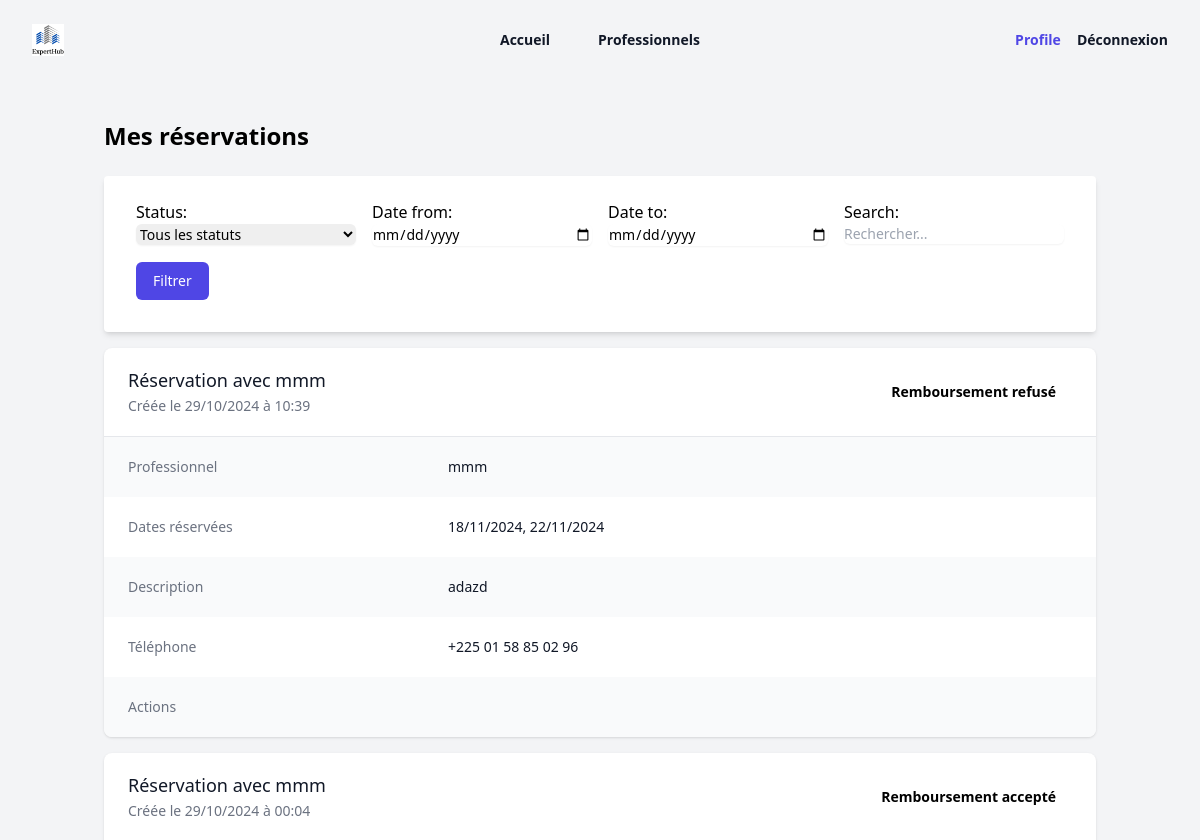
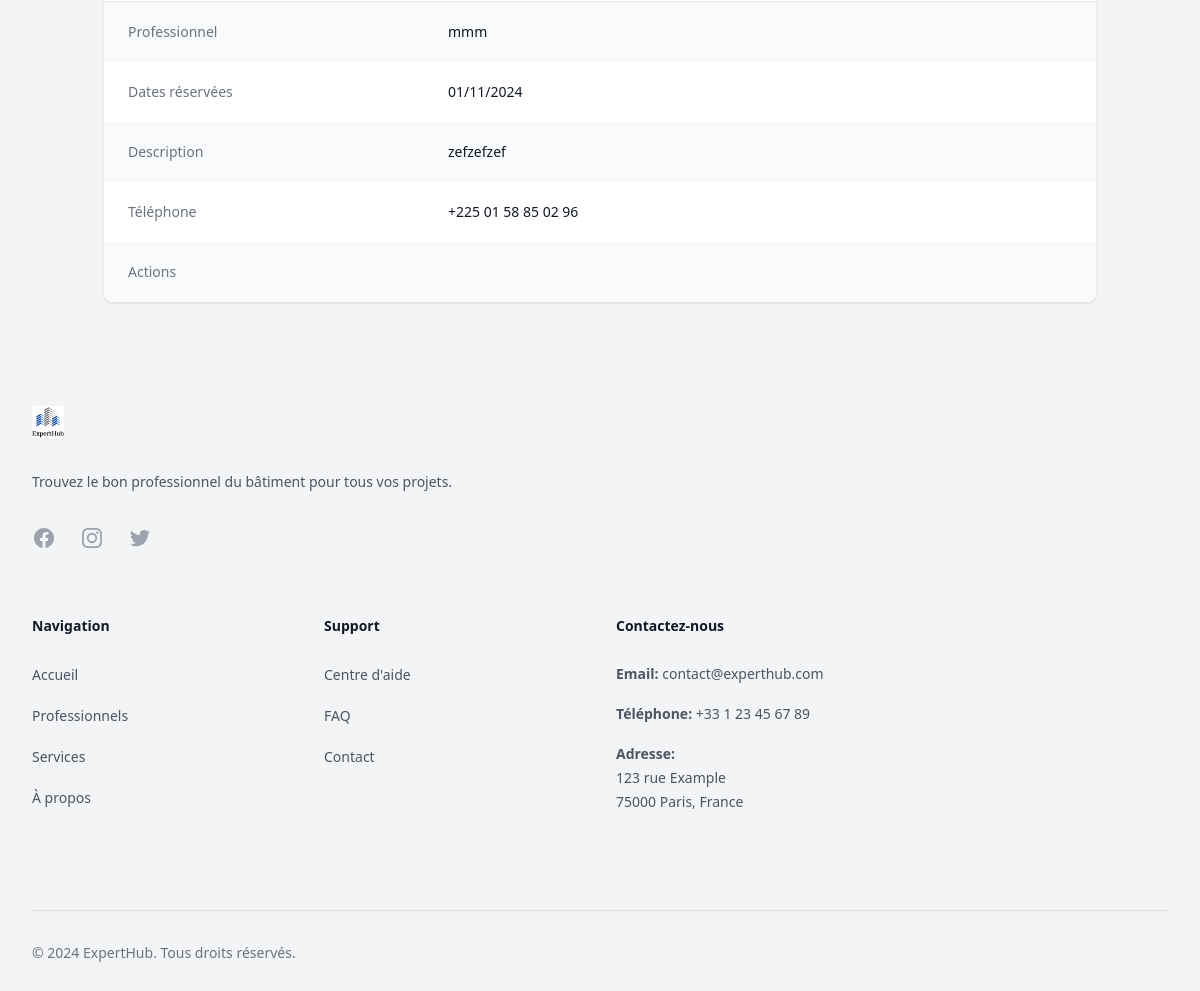
/reservation/mes-reservations/ (signed in), run on the app's committed database (2 pictures, top to bottom).
### reservations/models.py (models this page shows, shortened)
class Reservation(models.Model):
    objects = ReservationManager()
    professionnel = models.ForeignKey(
        Professionnel,
        on_delete=models.CASCADE,
        related_name="reservations"
    )
    client = models.ForeignKey(
        settings.AUTH_USER_MODEL,
        on_delete=models.CASCADE
    )
    description = models.TextField(
        verbose_name="Description de la demande",
        help_text="Décrivez le travail que vous souhaitez faire réaliser"
    )
    phone = models.CharField(
        max_length=20,
        verbose_name="Numéro de téléphone"
    )
    selected_dates = models.JSONField(
        verbose_name="Dates sélectionnées",
        help_text="Les dates de réservation sélectionnées"
    )
    created_at = models.DateTimeField(
        auto_now_add=True,
        verbose_name="Date de création"
    )
    status = models.CharField(
        max_length=20,
        choices=ReservationStatus.choices,
        default=ReservationStatus.PENDING,
        verbose_name="Statut"
    )
    last_status_change = models.DateTimeField(
        auto_now_add=True,
        verbose_name="Dernière modification du statut"
    )
    cancelled_at = models.DateTimeField(null=True, blank=True)
    total_price = models.DecimalField(
        max_digits=10,
        decimal_places=2,
        verbose_name="Prix total",
        help_text="Prix total basé sur le nombre de jours × tarif journalier",
        editable=False
    )
    class Meta:
        ordering = ['-created_at']
        constraints = [
            models.UniqueConstraint(
                fields=["professionnel", "client", "created_at"],
                name="unique_reservation"
            )
        ]

### professionnels/models.py (models this page shows, shortened)
class Professionnel(models.Model):
    full_name = models.CharField(max_length=255, verbose_name="Nom complet")
    profile_photo = models.ImageField(
        upload_to="photos/", null=True, blank=True, verbose_name="Photo de profil"
    )
    email = models.EmailField(unique=True, verbose_name="Email", db_index=True)
    phone = models.CharField(max_length=20, verbose_name="Téléphone", db_index=True)
    CITY_CHOICES = [
        ("Abidjan", "Abidjan"),
        ("Yamoussoukro", "Yamoussoukro"),
    ]
    city = models.CharField(max_length=100, choices=CITY_CHOICES, verbose_name="Ville")
    COMMUNE_CHOICES = [
        ("Abobo", "Abobo"),
        ("Adjamé", "Adjamé"),
    ]
    commune = models.CharField(
        max_length=100, choices=COMMUNE_CHOICES, verbose_name="Commune"
    )
    presentation_video = models.FileField(
        upload_to="videos/", null=True, blank=True, verbose_name="Vidéo de présentation"
    )
    SPECIALIZATIONS = [
        ("Gros Oeuvre", "Gros Oeuvre"),
        ("Second Oeuvre", "Second Oeuvre"),
    ]
    specialization = models.CharField(
        max_length=255, choices=SPECIALIZATIONS, verbose_name="Spécialisation"
    )
    class SkillLevel(models.TextChoices):
        DEBUTANT = "Débutant", "Débutant"
        INTERMEDIAIRE = "Intermédiaire", "Intermédiaire"
        EXPERT = "Expert", "Expert"
    skill_level = models.CharField(
        max_length=50,
        choices=SkillLevel.choices,
        verbose_name="Niveau de compétence",
    )
    certifications = models.TextField(verbose_name="Certifications", blank=True)
    years_of_experience = models.PositiveIntegerField(
        help_text="Nombre d'années d'expérience", verbose_name="Années d'expérience"
    )
    daily_rate = models.DecimalField(
        max_digits=10, decimal_places=2, verbose_name="Tarif journalier"
    )
    availability = models.CharField(
        max_length=255,
        help_text="Exemple : Lundi,Mardi,Mercredi",
        verbose_name="Disponibilité",
    )
    class Meta:
        constraints = [
            models.UniqueConstraint(fields=["email"], name="unique_email"),
        ]

### reservations/views.py (the view, shortened to what this page needs)
# urls.py: path('mes-reservations/', views.reservation_list, name='reservation_list'),
@login_required
def reservation_list(request):
    logger.debug("Starting reservation_list view")
    logger.debug(f"GET parameters: {request.GET}")
    filter_form = ReservationFilterForm(request.GET or None)
    logger.debug(f"Filter form is bound: {filter_form.is_bound}")
    reservations = ReservationService.get_filtered_reservations(
        user=request.user,
        filter_form=filter_form
    )
    logger.debug(f"Number of reservations before pagination: {reservations.count()}")
    page_obj = ReservationService.paginate_reservations(
        reservations=reservations,
        page_number=request.GET.get('page')
    )
    context = {
        'filter_form': filter_form,
        'page_obj': page_obj,
        'has_filters': filter_form.is_bound and any(filter_form.cleaned_data.values() if filter_form.is_valid() else [])
    }
    logger.debug("Rendering reservation list template")
    return render(request, 'reservations/reservation_list.html', context)

### reservations/templates/reservations/reservation_list.html (shortened to what this page needs)
{% extends "base.html" %}
{% load static %}
{% load reservation_extras %}
{% block content %}
<div class="container mx-auto px-4 py-8">
    <h1 class="text-2xl font-bold mb-6">Mes réservations</h1>
    <form method="get" class="bg-white shadow-md rounded px-8 pt-6 pb-8 mb-4">
        <div class="grid grid-cols-1 md:grid-cols-2 lg:grid-cols-4 gap-4">
            {{ filter_form.as_p }}
            <div class="flex items-end">
                <button type="submit" class="inline-flex items-center px-4 py-2 border border-transparent text-sm font-medium rounded-md text-white bg-indigo-600 hover:bg-indigo-700">
                    Filtrer
                </button>
            </div>
        </div>
    </form>
    {% if page_obj %}
        <div class="space-y-4">
            {% for reservation in page_obj %}
            <div class="bg-white shadow overflow-hidden sm:rounded-lg">
                <div class="px-4 py-5 sm:px-6">
                    <div class="flex justify-between items-center">
                        <div>
                            <h3 class="text-lg leading-6 font-medium text-gray-900">
                                Réservation avec {{ reservation.professionnel.full_name }}
                            </h3>
                            <p class="mt-1 max-w-2xl text-sm text-gray-500">
                                Créée le {{ reservation.created_at|date:"d/m/Y à H:i" }}
                            </p>
                        </div>
                        <span class="px-4 py-2 inline-flex text-sm leading-5 font-semibold rounded-full
                            ">
                            {{ reservation.get_status_display }}
                        </span>
                    </div>
                </div>
                <div class="border-t border-gray-200">
                    <dl>
                        <div class="bg-gray-50 px-4 py-5 sm:grid sm:grid-cols-3 sm:gap-4 sm:px-6">
                            <dt class="text-sm font-medium text-gray-500">Professionnel</dt>
                            <dd class="mt-1 text-sm text-gray-900 sm:mt-0 sm:col-span-2">
                                {{ reservation.professionnel.full_name }}
                            </dd>
                        </div>
                        <div class="bg-white px-4 py-5 sm:grid sm:grid-cols-3 sm:gap-4 sm:px-6">
                            <dt class="text-sm font-medium text-gray-500">Dates réservées</dt>
                            <dd class="mt-1 text-sm text-gray-900 sm:mt-0 sm:col-span-2">
                                {% if reservation.selected_dates %}
                                {{ reservation.selected_dates|format_selected_dates }}
                                {% else %}
                                    Non spécifié
                                {% endif %}
                            </dd>
                        </div>
                        {% if reservation.description %}
                        <div class="bg-gray-50 px-4 py-5 sm:grid sm:grid-cols-3 sm:gap-4 sm:px-6">
                            <dt class="text-sm font-medium text-gray-500">Description</dt>
                            <dd class="mt-1 text-sm text-gray-900 sm:mt-0 sm:col-span-2">
                                {{ reservation.description }}
                            </dd>
                        </div>
                        {% endif %}
                        {% if reservation.phone %}
                        <div class="bg-white px-4 py-5 sm:grid sm:grid-cols-3 sm:gap-4 sm:px-6">
                            <dt class="text-sm font-medium text-gray-500">Téléphone</dt>
                            <dd class="mt-1 text-sm text-gray-900 sm:mt-0 sm:col-span-2">
                                {{ reservation.phone }}
                            </dd>
                        </div>
                        {% endif %}
                        <div class="{% if reservation.phone %}bg-gray-50{% else %}bg-white{% endif %} px-4 py-5 sm:grid sm:grid-cols-3 sm:gap-4 sm:px-6">
                            <dt class="text-sm font-medium text-gray-500">Actions</dt>
                            <dd class="mt-1 text-sm text-gray-900 sm:mt-0 sm:col-span-2">
                            </dd>
                        </div>
                    </dl>
                </div>
            </div>
            {% endfor %}
        </div>
    {% else %}
        <div class="text-center py-12">
            <div class="rounded-md bg-gray-50 p-4">
                <p class="text-gray-700">{{ messages.info.0 }}</p>
            </div>
        </div>
    {% endif %}
</div>
{% endblock %}

### templates/base.html (shortened to what this page needs)
{% load static %}
{% load socialaccount %}
<!DOCTYPE html>
<html lang="fr">
<head>
    <script src="https://cdn.tailwindcss.com"></script>
<link rel="stylesheet" href="https://cdnjs.cloudflare.com/ajax/libs/sweetalert2/11.7.32/sweetalert2.min.css">
</head>
<body class="min-h-screen bg-gray-100">
    <header class="absolute inset-x-0 top-0 z-50">
        <nav class="flex items-center justify-between p-6 lg:px-8" aria-label="Global">
            <div class="flex lg:flex-1">
                <a href="{% url 'home' %}" class="-m-1.5 p-1.5">
                    <img class="h-8 w-auto" src="{% static 'images/logo.png' %}" alt="ExpertHub">
                </a>
            </div>
            <div class="hidden lg:flex lg:gap-x-12">
                <a href="{% url 'home' %}" class="text-sm font-semibold leading-6 text-gray-900 {% if request.resolver_match.url_name == 'home' %}text-indigo-600{% endif %}">Accueil</a>
                <a href="{% url 'professionnels_list' %}" class="text-sm font-semibold leading-6 text-gray-900 {% if request.resolver_match.url_name == 'professionnels_list' %}text-indigo-600{% endif %}">Professionnels</a>
            </div>
            <div class="hidden lg:flex lg:flex-1 lg:justify-end">
                {% if user.is_authenticated %}
                    <a href="{% url 'profiles:profile' %}" class="text-sm font-semibold leading-6 text-indigo-600 hover:text-indigo-500 mr-4">Profile</a>
                    <a href="{% url 'account_logout' %}" class="text-sm font-semibold leading-6 text-gray-900">Déconnexion</a>
                {% else %}
                    <a href="{% provider_login_url 'google' %}" class="flex items-center text-sm font-semibold leading-6 text-gray-900">
                        <img src="{% static 'images/icons8-google.svg' %}" alt="Google" class="w-5 h-5 mr-2">
                        Se connecter avec Google
                    </a>
                {% endif %}
            </div>
        </nav>
    </header>
    <div class="max-w-7xl mx-auto py-6 sm:px-6 lg:px-8 mt-16" role="main">
        {% block content %}{% endblock %}
    </div>
    <footer>
        <div class="mx-auto max-w-7xl px-6 py-12 lg:px-8">
          <div class="xl:grid xl:grid-cols-3 xl:gap-8">
            <div class="space-y-8">
              <img src="{% static 'images/logo.png' %}" alt="ExpertHub" class="h-8 w-auto">
              <p class="text-sm leading-6 text-gray-600">Trouvez le bon professionnel du bâtiment pour tous vos projets.</p>
              <div class="flex space-x-6">
                <a href="#" class="text-gray-400 hover:text-gray-500">
                </a>
                <a href="#" class="text-gray-400 hover:text-gray-500">
                </a>
                <a href="#" class="text-gray-400 hover:text-gray-500">
                </a>
              </div>
            </div>
            <div class="mt-16 grid grid-cols-2 gap-8 xl:col-span-2 xl:mt-0">
              <div class="md:grid md:grid-cols-2 md:gap-8">
                <div>
                  <h3 class="text-sm font-semibold leading-6 text-gray-900">Navigation</h3>
                  <ul role="list" class="mt-6 space-y-4">
                    <li>
                      <a href="{% url 'home' %}" class="text-sm leading-6 text-gray-600 hover:text-gray-900">Accueil</a>
                    </li>
                    <li>
                      <a href="{% url 'professionnels_list' %}" class="text-sm leading-6 text-gray-600 hover:text-gray-900">Professionnels</a>
                    </li>
                    <li>
                      <a href="#" class="text-sm leading-6 text-gray-600 hover:text-gray-900">Services</a>
                    </li>
                    <li>
                      <a href="#" class="text-sm leading-6 text-gray-600 hover:text-gray-900">À propos</a>
                    </li>
                  </ul>
                </div>
                <div class="mt-10 md:mt-0">
                  <h3 class="text-sm font-semibold leading-6 text-gray-900">Support</h3>
                  <ul role="list" class="mt-6 space-y-4">
                    <li>
                      <a href="#" class="text-sm leading-6 text-gray-600 hover:text-gray-900">Centre d'aide</a>
                    </li>
                    <li>
                      <a href="#" class="text-sm leading-6 text-gray-600 hover:text-gray-900">FAQ</a>
                    </li>
                    <li>
                      <a href="#" class="text-sm leading-6 text-gray-600 hover:text-gray-900">Contact</a>
                    </li>
                  </ul>
                </div>
              </div>
              <div>
                <h3 class="text-sm font-semibold leading-6 text-gray-900">Contactez-nous</h3>
                <ul role="list" class="mt-6 space-y-4">
                  <li class="text-sm leading-6 text-gray-600">
                    <span class="font-semibold">Email:</span> contact@experthub.com
                  </li>
                  <li class="text-sm leading-6 text-gray-600">
                    <span class="font-semibold">Téléphone:</span> +33 1 23 45 67 89
                  </li>
                  <li class="text-sm leading-6 text-gray-600">
                    <span class="font-semibold">Adresse:</span><br>
                    123 rue Example<br>
                    75000 Paris, France
                  </li>
                </ul>
              </div>
            </div>
          </div>
          <div class="mt-16 border-t border-gray-900/10 pt-8 sm:mt-20 lg:mt-24">
            <p class="text-sm leading-5 text-gray-500">&copy; 2024 ExpertHub. Tous droits réservés.</p>
          </div>
        </div>
      </footer>
</body>
</html>

### data on the page
Reservation: professionnel.full_name "mmm", created_at "29/10/2024 à 10:39", status "Remboursement refusé", selected_dates "18/11/2024, 22/11/2024", description "adazd", phone "+225 01 58 85 02 96"
Reservation: professionnel.full_name "mmm", created_at "29/10/2024 à 00:04", status "Remboursement accepté", selected_dates "01/11/2024", description "zefzefzef", phone "+225 01 58 85 02 96"
